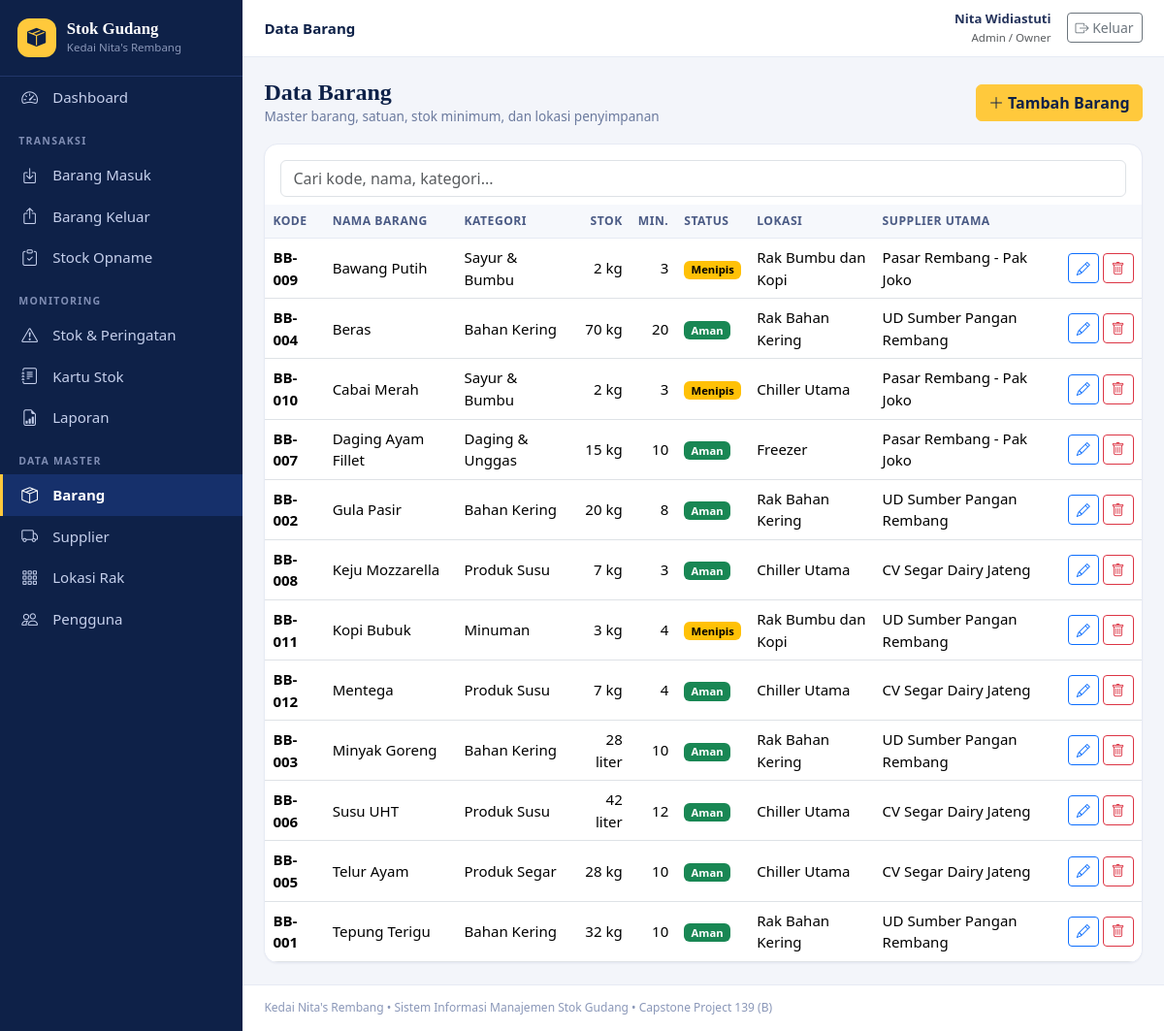
The app's page /barang.php (signed in) with its own data.
### tables this page shows
CREATE TABLE barang (
  id_barang INT UNSIGNED NOT NULL AUTO_INCREMENT,
  kode_barang VARCHAR(30) NOT NULL,
  nama_barang VARCHAR(120) NOT NULL,
  kategori VARCHAR(60) DEFAULT NULL,
  satuan VARCHAR(20) NOT NULL,
  stok_minimum DECIMAL(12,2) NOT NULL DEFAULT 0,
  stok_saat_ini DECIMAL(12,2) NOT NULL DEFAULT 0,
  harga_beli_terakhir DECIMAL(14,2) NOT NULL DEFAULT 0,
  id_rak INT UNSIGNED DEFAULT NULL,
  id_supplier_utama INT UNSIGNED DEFAULT NULL,
  aktif TINYINT(1) NOT NULL DEFAULT 1,
  PRIMARY KEY (id_barang),
  UNIQUE KEY uq_barang_kode (kode_barang),
  KEY idx_barang_rak (id_rak),
  KEY idx_barang_supplier (id_supplier_utama),
  CONSTRAINT fk_barang_rak FOREIGN KEY (id_rak) REFERENCES lokasi_rak (id_rak),
  CONSTRAINT fk_barang_supplier FOREIGN KEY (id_supplier_utama) REFERENCES supplier (id_supplier)
);

CREATE TABLE lokasi_rak (
  id_rak INT UNSIGNED NOT NULL AUTO_INCREMENT,
  kode_rak VARCHAR(20) NOT NULL,
  nama_rak VARCHAR(100) NOT NULL,
  jenis VARCHAR(30) DEFAULT NULL,
  keterangan VARCHAR(255) DEFAULT NULL,
  PRIMARY KEY (id_rak),
  UNIQUE KEY uq_rak_kode (kode_rak)
);

CREATE TABLE supplier (
  id_supplier INT UNSIGNED NOT NULL AUTO_INCREMENT,
  nama_supplier VARCHAR(120) NOT NULL,
  kontak VARCHAR(100) DEFAULT NULL,
  telepon VARCHAR(30) DEFAULT NULL,
  alamat VARCHAR(255) DEFAULT NULL,
  aktif TINYINT(1) NOT NULL DEFAULT 1,
  PRIMARY KEY (id_supplier)
);

### auth.php (called while the page is built, shortened)
<?php
require_once __DIR__ . '/db.php';
require_once __DIR__ . '/helpers.php';
function user()
{
    return isset($_SESSION['user']) ? $_SESSION['user'] : null;
}
function is_admin(): bool
{
    $u = user();
    return $u !== null && $u['peran'] === 'admin';
}

### db.php (called while the page is built, shortened)
<?php
function db(): PDO
{
    static $pdo = null;
    if ($pdo === null) {
        try {
            $pdo = new PDO(
                'mysql:host=' . DB_HOST . ';dbname=' . DB_NAME . ';charset=utf8mb4',
                DB_USER,
                DB_PASS,
                [
                    PDO::ATTR_ERRMODE => PDO::ERRMODE_EXCEPTION,
                    PDO::ATTR_DEFAULT_FETCH_MODE => PDO::FETCH_ASSOC,
                    PDO::ATTR_EMULATE_PREPARES => false,
                ]
            );
        } catch (PDOException $ex) {
            http_response_code(500);
            echo '<h3>Koneksi database gagal</h3><p>Periksa pengaturan DB_HOST, DB_NAME, DB_USER, DB_PASS pada <code>config.php</code>.</p>';
            if (DEBUG) {
                echo '<pre>' . htmlspecialchars($ex->getMessage()) . '</pre>';
            }
            exit;
        }
    }
    return $pdo;
}
function q(string $sql, array $params = []): PDOStatement
{
    $st = db()->prepare($sql);
    $st->execute($params);
    return $st;
}
function rows(string $sql, array $params = []): array
{
    return q($sql, $params)->fetchAll();
}

### barang.php (the view, shortened to what this page needs)
<?php
require_once __DIR__ . '/includes/auth.php';
$errors = [];
$showForm = false;
$raks = rows('SELECT id_rak, kode_rak, nama_rak FROM lokasi_rak ORDER BY kode_rak');
$sups = rows('SELECT id_supplier, nama_supplier FROM supplier WHERE aktif = 1 ORDER BY nama_supplier');
$list = $showForm ? [] : rows(
    'SELECT b.*, r.nama_rak, s.nama_supplier FROM barang b
     LEFT JOIN lokasi_rak r ON r.id_rak = b.id_rak
     LEFT JOIN supplier s ON s.id_supplier = b.id_supplier_utama
     ORDER BY b.aktif DESC, b.nama_barang'
);
require __DIR__ . '/includes/header.php';
?>
<div class="page-head">
    <div>
        <h1>Data Barang</h1>
        <div class="sub">Master barang, satuan, stok minimum, dan lokasi penyimpanan</div>
    </div>
    <?php if (!$showForm && is_admin()): ?>
        <a href="barang.php?new=1" class="btn btn-gold"><i class="bi bi-plus-lg"></i> Tambah Barang</a>
    <?php endif; ?>
</div>
<?php if ($showForm): ?>
<div class="card" style="max-width:860px">
    <div class="card-header"><?= $f['id'] ? 'Ubah barang' : 'Barang baru' ?></div>
    <div class="card-body">
        <?php foreach ($errors as $er): ?><div class="alert alert-danger py-2"><?= e($er) ?></div><?php endforeach; ?>
        <form method="post" class="row g-3">
            <?= csrf_field() ?>
            <input type="hidden" name="action" value="save">
            <input type="hidden" name="id" value="<?= (int)$f['id'] ?>">
            <div class="col-md-4"><label class="form-label">Kode barang *</label>
                <input class="form-control" name="kode_barang" maxlength="30" value="<?= e($f['kode_barang']) ?>" required></div>
            <div class="col-md-8"><label class="form-label">Nama barang *</label>
                <input class="form-control" name="nama_barang" maxlength="120" value="<?= e($f['nama_barang']) ?>" required></div>
            <div class="col-md-4"><label class="form-label">Kategori</label>
                <input class="form-control" name="kategori" list="kat" maxlength="60" value="<?= e($f['kategori']) ?>">
                <datalist id="kat"><option>Bahan Kering</option><option>Produk Susu</option><option>Daging &amp; Unggas</option><option>Sayur &amp; Bumbu</option><option>Minuman</option><option>Lainnya</option></datalist></div>
            <div class="col-md-4"><label class="form-label">Satuan *</label>
                <input class="form-control" name="satuan" list="sat" maxlength="20" value="<?= e($f['satuan']) ?>" required>
                <datalist id="sat"><option>kg</option><option>gram</option><option>liter</option><option>ml</option><option>pcs</option><option>pak</option><option>botol</option><option>karton</option><option>ikat</option></datalist></div>
            <div class="col-md-4"><label class="form-label">Stok minimum</label>
                <input type="number" step="0.01" min="0" class="form-control" name="stok_minimum" value="<?= e($f['stok_minimum']) ?>">
                <div class="hint">Peringatan muncul saat stok &le; nilai ini.</div></div>
            <div class="col-md-4"><label class="form-label">Harga beli terakhir (Rp)</label>
                <input type="number" step="0.01" min="0" class="form-control" name="harga_beli_terakhir" value="<?= e($f['harga_beli_terakhir']) ?>"></div>
            <div class="col-md-4"><label class="form-label">Lokasi rak</label>
                <select class="form-select" name="id_rak"><option value="">-</option>
                <?php foreach ($raks as $r): ?><option value="<?= (int)$r['id_rak'] ?>" <?= (string)$r['id_rak'] === (string)$f['id_rak'] ? 'selected' : '' ?>><?= e($r['kode_rak'] . ' - ' . $r['nama_rak']) ?></option><?php endforeach; ?>
                </select></div>
            <div class="col-md-4"><label class="form-label">Supplier utama</label>
                <select class="form-select" name="id_supplier_utama"><option value="">-</option>
                <?php foreach ($sups as $s): ?><option value="<?= (int)$s['id_supplier'] ?>" <?= (string)$s['id_supplier'] === (string)$f['id_supplier_utama'] ? 'selected' : '' ?>><?= e($s['nama_supplier']) ?></option><?php endforeach; ?>
                </select></div>
            <div class="col-12"><div class="form-check form-switch">
                <input class="form-check-input" type="checkbox" role="switch" name="aktif" value="1" id="aktif" <?= $f['aktif'] === '1' ? 'checked' : '' ?>>
                <label class="form-check-label" for="aktif">Barang aktif</label></div>
                <?php if (!$f['id']): ?><div class="hint mt-1">Stok awal tidak diisi di sini; catat lewat menu <strong>Barang Masuk</strong> agar tercatat di kartu stok.</div><?php endif; ?></div>
            <div class="col-12 d-flex gap-2">
                <button class="btn btn-gold" type="submit">Simpan</button>
                <a href="barang.php" class="btn btn-outline-secondary">Batal</a>
            </div>
        </form>
    </div>
</div>
<?php else: ?>
<div class="card">
    <div class="card-body pb-2"><input type="search" class="form-control" placeholder="Cari kode, nama, kategori..." data-filter="#tbl"></div>
    <div class="table-responsive">
        <table class="table table-hover mb-0" id="tbl">
            <thead><tr><th>Kode</th><th>Nama barang</th><th>Kategori</th><th class="text-end">Stok</th><th class="text-end">Min.</th><th>Status</th><th>Lokasi</th><th>Supplier utama</th><?php if (is_admin()): ?><th class="no-print"></th><?php endif; ?></tr></thead>
            <tbody>
            <?php foreach ($list as $r): $st = status_stok((float)$r['stok_saat_ini'], (float)$r['stok_minimum']); ?>
                <tr class="<?= $r['aktif'] ? '' : 'text-muted' ?>">
                    <td><strong><?= e($r['kode_barang']) ?></strong></td>
                    <td><?= e($r['nama_barang']) ?><?= $r['aktif'] ? '' : ' <span class="badge text-bg-secondary">Nonaktif</span>' ?></td>
                    <td><?= e($r['kategori']) ?></td>
                    <td class="text-end num"><?= nf($r['stok_saat_ini']) ?> <?= e($r['satuan']) ?></td>
                    <td class="text-end num"><?= nf($r['stok_minimum']) ?></td>
                    <td><?= badge($st) ?></td>
                    <td><?= e($r['nama_rak']) ?></td>
                    <td><?= e($r['nama_supplier']) ?></td>
                    <?php if (is_admin()): ?>
                    <td class="text-nowrap no-print">
                        <a class="btn btn-sm btn-outline-primary" href="barang.php?edit=<?= (int)$r['id_barang'] ?>" title="Ubah"><i class="bi bi-pencil"></i></a>
                        <form method="post" class="d-inline" data-confirm="Hapus barang ini? Jika sudah punya riwayat, barang hanya dinonaktifkan.">
                            <button class="btn btn-sm btn-outline-danger" title="Hapus"><i class="bi bi-trash"></i></button>
                        </form>
                    </td>
                    <?php endif; ?>
                </tr>
            <?php endforeach; ?>
            </tbody>
        </table>
    </div>
</div>
<?php endif; ?>
<?php require __DIR__ . '/includes/footer.php'; ?>

### helpers.php (shortened to what this page needs)
<?php
function e($v): string
{
    return htmlspecialchars((string)$v, ENT_QUOTES | ENT_SUBSTITUTE, 'UTF-8');
}
function nf($n, int $d = 2): string
{
    $s = number_format((float)$n, $d, ',', '.');
    if ($d > 0 && strpos($s, ',') !== false) {
        $s = rtrim(rtrim($s, '0'), ',');
    }
    return $s;
}
function status_stok(float $stok, float $min): array
{
    if ($stok <= $min) {
        return ['Menipis', 'warning'];
    }
    return ['Aman', 'success'];
}
function badge(array $s): string
{
    return '<span class="badge text-bg-' . e($s[1]) . '">' . e($s[0]) . '</span>';
}

### style.css (style rules this page uses)
:root { --navy:#0E2148;--navy2:#16306B;--gold:#FFC93C;--ink:#3B4D78;--bg:#F3F5FA;--line:#E6EAF4 }
* { box-sizing:border-box }
body { background:var(--bg);color:#25345c;font-family:system-ui,-apple-system,"Segoe UI",Roboto,Helvetica,Arial,sans-serif;font-size:.94rem }
h1,h2,h3,.brand-name,.page-head h1 { font-family:Cambria,Georgia,"Times New Roman",serif }
.page-head { display:flex;flex-wrap:wrap;gap:.8rem;align-items:center;justify-content:space-between;margin-bottom:1.1rem }
.page-head h1 { font-size:1.5rem;margin:0;color:var(--navy);font-weight:700 }
.page-head .sub { color:#6b7a9e;font-size:.85rem }
.card { border:1px solid var(--line);border-radius:14px;box-shadow:0 1px 2px rgba(14,33,72,.04) }
.btn-gold { background:var(--gold);border-color:var(--gold);color:var(--navy);font-weight:700 }
.table thead th { background:#F6F8FC;color:#4b5b85;font-size:.76rem;text-transform:uppercase;letter-spacing:.04em;border-bottom:1px solid var(--line);white-space:nowrap }
.table td { vertical-align:middle }
.table-responsive { border-radius:0 0 14px 14px }
.num { font-variant-numeric:tabular-nums }

### records on screen
barang: kode_barang "BB-009", nama_barang "Bawang Putih", kategori "Sayur & Bumbu", stok_saat_ini "2", satuan "kg", stok_minimum "3", s "Menipis", id_rak.nama_rak "Rak Bumbu dan Kopi", id_supplier_utama.nama_supplier "Pasar Rembang - Pak Joko"
barang: kode_barang "BB-004", nama_barang "Beras", kategori "Bahan Kering", stok_saat_ini "70", satuan "kg", stok_minimum "20", s "Aman", id_rak.nama_rak "Rak Bahan Kering", id_supplier_utama.nama_supplier "UD Sumber Pangan Rembang"
barang: kode_barang "BB-010", nama_barang "Cabai Merah", kategori "Sayur & Bumbu", stok_saat_ini "2", satuan "kg", stok_minimum "3", s "Menipis", id_rak.nama_rak "Chiller Utama", id_supplier_utama.nama_supplier "Pasar Rembang - Pak Joko"
barang: kode_barang "BB-007", nama_barang "Daging Ayam Fillet", kategori "Daging & Unggas", stok_saat_ini "15", satuan "kg", stok_minimum "10", s "Aman", id_rak.nama_rak "Freezer", id_supplier_utama.nama_supplier "Pasar Rembang - Pak Joko"
barang: kode_barang "BB-002", nama_barang "Gula Pasir", kategori "Bahan Kering", stok_saat_ini "20", satuan "kg", stok_minimum "8", s "Aman", id_rak.nama_rak "Rak Bahan Kering", id_supplier_utama.nama_supplier "UD Sumber Pangan Rembang"
barang: kode_barang "BB-008", nama_barang "Keju Mozzarella", kategori "Produk Susu", stok_saat_ini "7", satuan "kg", stok_minimum "3", s "Aman", id_rak.nama_rak "Chiller Utama", id_supplier_utama.nama_supplier "CV Segar Dairy Jateng"
barang: kode_barang "BB-011", nama_barang "Kopi Bubuk", kategori "Minuman", stok_saat_ini "3", satuan "kg", stok_minimum "4", s "Menipis", id_rak.nama_rak "Rak Bumbu dan Kopi", id_supplier_utama.nama_supplier "UD Sumber Pangan Rembang"
barang: kode_barang "BB-012", nama_barang "Mentega", kategori "Produk Susu", stok_saat_ini "7", satuan "kg", stok_minimum "4", s "Aman", id_rak.nama_rak "Chiller Utama", id_supplier_utama.nama_supplier "CV Segar Dairy Jateng"
barang: kode_barang "BB-003", nama_barang "Minyak Goreng", kategori "Bahan Kering", stok_saat_ini "28", satuan "liter", stok_minimum "10", s "Aman", id_rak.nama_rak "Rak Bahan Kering", id_supplier_utama.nama_supplier "UD Sumber Pangan Rembang"
barang: kode_barang "BB-006", nama_barang "Susu UHT", kategori "Produk Susu", stok_saat_ini "42", satuan "liter", stok_minimum "12", s "Aman", id_rak.nama_rak "Chiller Utama", id_supplier_utama.nama_supplier "CV Segar Dairy Jateng"
barang: kode_barang "BB-005", nama_barang "Telur Ayam", kategori "Produk Segar", stok_saat_ini "28", satuan "kg", stok_minimum "10", s "Aman", id_rak.nama_rak "Chiller Utama", id_supplier_utama.nama_supplier "CV Segar Dairy Jateng"
barang: kode_barang "BB-001", nama_barang "Tepung Terigu", kategori "Bahan Kering", stok_saat_ini "32", satuan "kg", stok_minimum "10", s "Aman", id_rak.nama_rak "Rak Bahan Kering", id_supplier_utama.nama_supplier "UD Sumber Pangan Rembang"

### other values on screen
$m[0] "Dashboard"
$m[1] "TRANSAKSI"
$m[0] "Barang Masuk"
$m[0] "Barang Keluar"
$m[0] "Stock Opname"
$m[1] "MONITORING"
$m[0] "Stok & Peringatan"
$m[0] "Kartu Stok"
$m[0] "Laporan"
$m[1] "DATA MASTER"
$m[0] "Barang"
$m[0] "Supplier"
$m[0] "Lokasi Rak"
$m[0] "Pengguna"
$page_title "Data Barang"
